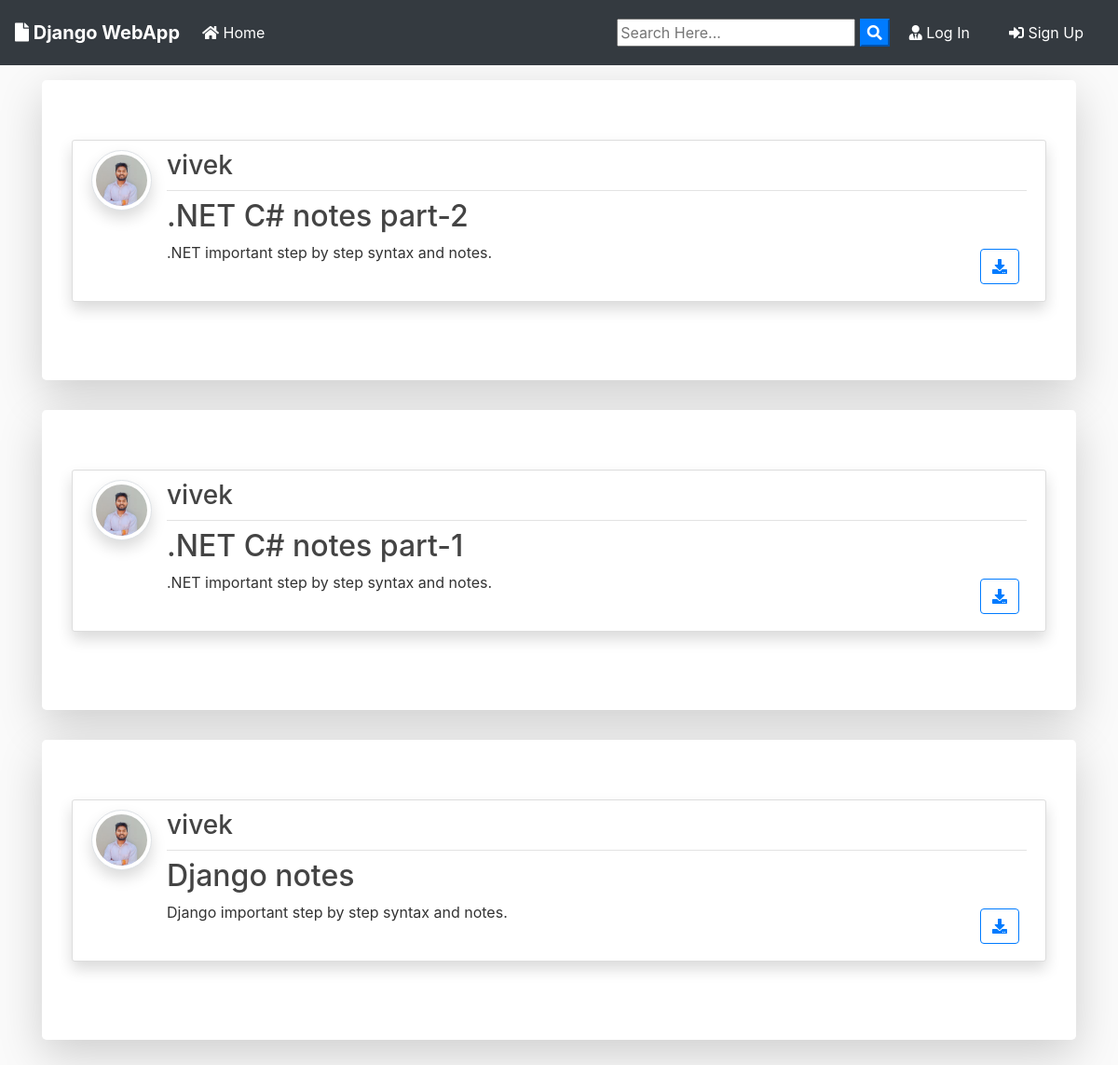
The page / on the database its author committed.
### blog/models.py (models this page shows, shortened)
class Post(models.Model):
	title = models.CharField(max_length=100)
	file = models.FileField(null=True,blank=True,upload_to='Files')
	content = models.TextField()
	date_posted = models.DateTimeField(default=timezone.now)
	author = models.ForeignKey(User, on_delete=models.CASCADE)

### users/models.py (models this page shows, shortened)
class Profile(models.Model):
    user = models.OneToOneField(User, on_delete=models.CASCADE)
    image = models.ImageField(default='default.jpg', upload_to='profile_pics')

### blog/views.py (the view)
# urls.py: path('', PostListView.as_view(), name='blog-home'),
class PostListView(ListView):
    model = Post
    template_name = 'blog/home.html'  # <app>/<model>_<viewtype>.html
    context_object_name = 'posts'
    ordering = ['-date_posted']
    paginate_by = 5

### blog/templates/blog/home.html (shortened to what this page needs)
{% extends "blog/base.html" %}
{% block content %}
    {% for post in posts %}
      <div class="jumbotron mt-3 bg-white shadow-lg">
      <article class="media content-section shadow">
        <a href="{{ post.author.profile.image.url }} " target="_blank"> <img src="{{ post.author.profile.image.url }}  " alt="" class="article-img rounded-circle img-thumbnail img-fluid shadow">
        </a>
        <div class="media-body">
          <div class="article-metadata d-flex justify-content-between">
            <a class="mr-2 " href="{% url 'user-posts' post.author.username  %}"><h3>{{ post.author }}</h3></a>
          </div>
          <h2><a class="article-title text-justify " href="{% url 'post-detail' post.id %}">{{ post.title }}</a></h2>
          <div class="d-flex justify-content-between">
            <p class="article-content text-justify text-truncate overflow-hidden">{{ post.content }}</p>
            {% if post.file %}
          <div class="form-group mt-0 pt-0  m-2">
            <a class="btn btn-outline-primary  btn-d "  href="{{ post.file.url }}"  download type="submit"><i class="fas fa-download"></i></a>
          </div>
          {% endif %}
          </div>
        </div>
      </article>
      </div>
    {% endfor %}
{% endblock content %}

### blog/templates/blog/base.html (shortened to what this page needs)
{% load static %}
<!doctype html>
<html lang="en">
<head>
  <link rel="stylesheet" href="https://stackpath.bootstrapcdn.com/bootstrap/4.3.1/css/bootstrap.min.css"
>
  <link rel="stylesheet" href="https://use.fontawesome.com/releases/v5.8.1/css/all.css">
  <link rel="stylesheet" href="{% static 'blog/main.css' %}">
</head>
<body>
  <nav class="navbar navbar-expand-lg navbar-dark bg-dark">
    <a class="navbar-brand font-weight-bold" href="{% url 'blog-home' %}"><i class="fas fa-file"></i> Django WebApp</a>
    <div class="collapse navbar-collapse" id="navbarSupportedContent">
      <ul class="navbar-nav mr-auto">
        <li class="nav-item active">
          <a class="nav-link" href="{% url 'blog-home' %}"><i class="fas fa-home"></i> Home </a>
        </li>
      </ul>
      <form id="searchform" action="{% url 'search' %}" method="get">
        <input type="text" name="q" type="text" value="{{ request.GET.q }}" placeholder="Search Here..." />
        <button type="button" onclick="searchform.submit()" class=" text-white my-color btn-primary"><i
            class="fa fa-search"></i></button>
      </form>
      {% if user.is_authenticated %}
      <a href="{% url 'user-posts' user %}" class="btn text-white m-2"><i class="fas fa-user-shield"></i> My Post</a>
      <a href="{% url 'post-create' %} " class="btn text-white m-2"><i class="fas fa-user-edit"></i> New Post</a>
      <a href="{% url 'profile' %} " class="btn text-white m-2"><i class="fas fa-user"></i> {{ user.username }}</a>
      <a href="{% url 'logout' %} " class="btn text-white m-2"><i class="fas fa-sign-out-alt"></i> Log Out</a>
      {% else %}
      <a href="{% url 'login' %} " class="btn text-white m-2"><i class="fas fa-user-tie"></i> Log In</a>
      <a href="{% url 'register' %} " class="btn text-white m-2"> <i class="fas fa-sign-in-alt"></i> Sign Up</a>
      {% endif %}
    </div>
  </nav>
  <div class="container my-bg">
    {% block content %}
    {% endblock %}
  </div>
</body>
</html>

### blog/static/blog/main.css (style rules this page uses)
body { background: #fafafa; color: #333333; margin-top: 0; }
h1, h2, h3, h4, h5, h6 { color: #444444; }
ul { margin: 0; }
.content-section { background: #ffffff; padding: 10px 20px; border: 1px solid #dddddd; border-radius: 3px; margin-bottom: 20px; }
.article-title { color: #444444; }
.article-content { white-space: pre-line; }
.article-img { height: 65px; width: 65px; margin-right: 16px; }
.article-metadata { padding-bottom: 1px; margin-bottom: 4px; border-bottom: 1px solid #e3e3e3 }

### rows shown on the page
Post: author.profile.image (picture), author "vivek", title ".NET C# notes part-2", content ".NET important step by step syntax and notes."
Post: author.profile.image (picture), author "vivek", title ".NET C# notes part-1", content ".NET important step by step syntax and notes."
Post: author.profile.image (picture), author "vivek", title "Django notes", content "Django important step by step syntax and notes."
